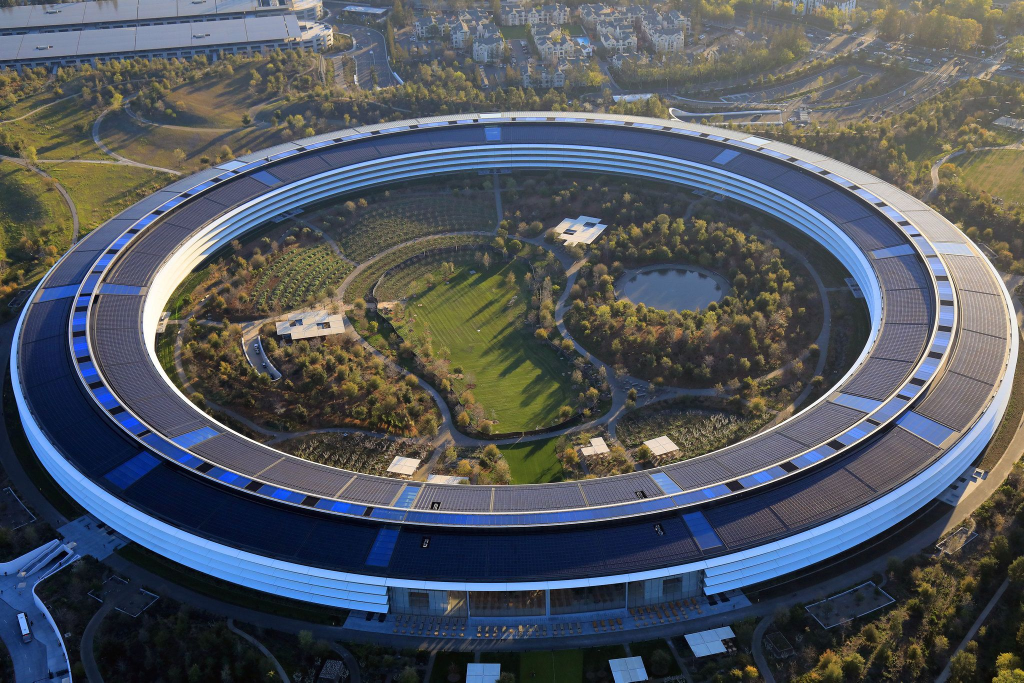
#> input picture isack/image_processing/day2/apple.jpg, 2048 x 1365 px, given in place of the camera (shown at 1/2 size)
$ python feature_trace.py
#> lines starting #> are read from the running program, lines starting #| are printed output that depends on the picture; after the words box and inside, x2 and y2 are one past the last pixel; in counts of white or black regions, pixels touching at a corner belong together
import cv2 as cv
import numpy as np


hsv = 0
lower_blue1 = 0
upper_blue1 = 0
lower_blue2 = 0
upper_blue2 = 0
lower_blue3 = 0
upper_blue3 = 0

#트랙바 사용시 호출해야하는 함수 nothing
def nothing(x):
    pass

# [51 lines left out: function mouse_callback, not called in this run]


cv.namedWindow('img_color')
cv.setMouseCallback('img_color', mouse_callback)

#임계값을 찾기위해 트랙바 사용
cv.namedWindow('img_result')
cv.createTrackbar('threshold','img_result',0,255,nothing)
cv.setTrackbarPos('threshold','img_result',30)#초기값으로 30설정


cap = cv.VideoCapture(0) #webcam 사용

while(True):
    # img_color = cv.imread('2.jpg')
    ret, img_color = cap.read() #webcam 사용하여 이미지 불러오기
#> img_color is the input picture: shape (1365, 2048, 3); mean B, G, R 94.4, 86.8, 81.3
    height, width = img_color.shape[:2]
#> height = 1365; width = 2048
    img_color = cv.resize(img_color, (width, height), interpolation=cv.INTER_AREA)

    # 원본 영상을 HSV 영상으로 변환합니다.
    img_hsv = cv.cvtColor(img_color, cv.COLOR_BGR2HSV)
#> img_hsv: shape (1365, 2048, 3); mean H, S, V 80.5, 86.9, 105.1

    # 범위 값으로 HSV 이미지에서 마스크를 생성합니다.
    img_mask1 = cv.inRange(img_hsv, lower_blue1, upper_blue1)
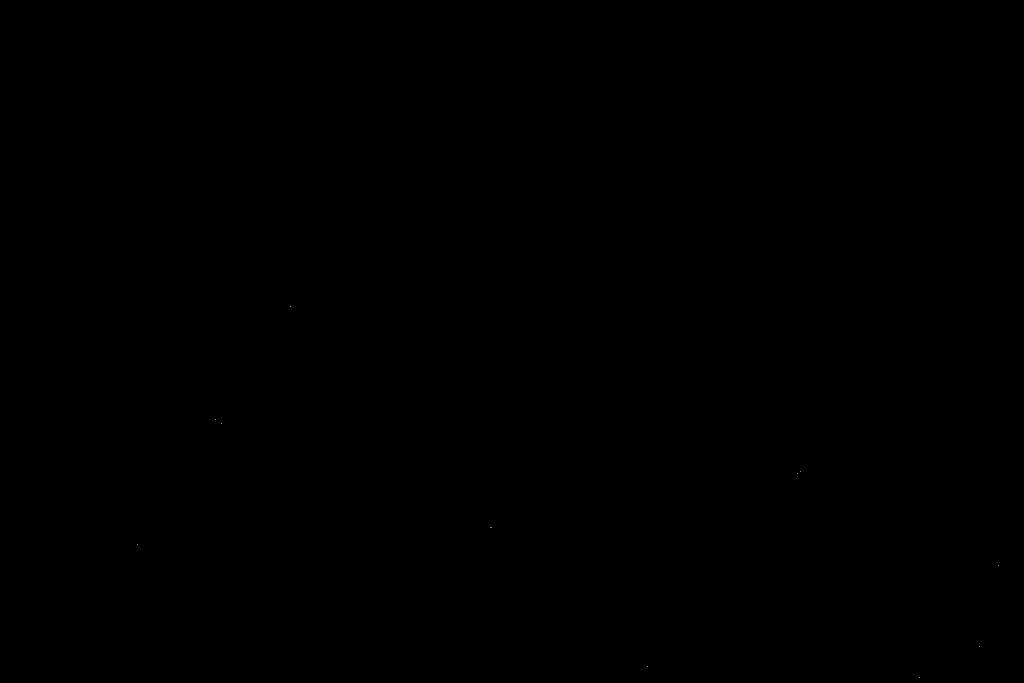
#> img_mask1: shape (1365, 2048) (shown at 1/2 size); 0% white in thin lines or dots, all inside (x1, y1, x2, y2) = (274, 612, 1998, 1356)
    img_mask2 = cv.inRange(img_hsv, lower_blue2, upper_blue2)
    img_mask3 = cv.inRange(img_hsv, lower_blue3, upper_blue3)
    img_mask = img_mask1 | img_mask2 | img_mask3

    #물체 내부의 노이즈 제거
    kernel = np.ones((11,11), np.uint8)
    img_mask = cv.morphologyEx(img_mask, cv.MORPH_OPEN, kernel)
#> img_mask: shape (1365, 2048); every value is 0
    img_mask = cv.morphologyEx(img_mask, cv.MORPH_CLOSE, kernel)

    # 마스크 이미지로 원본 이미지에서 범위값에 해당되는 영상 부분을 획득합니다.
    img_result = cv.bitwise_and(img_color, img_color, mask=img_mask)
#> img_result: shape (1365, 2048, 3); every value is 0

    #물체 위치를 추적하는 코드
    numOfLabels, img_label, stats, centroids = cv.connectedComponentsWithStats(img_mask)
#> img_label: shape (1365, 2048) int32; every value is 0
#> numOfLabels = 1; stats = [[0, 0, 2048, 1365, 2795520]]; centroids = [[1023.5, 682]]

    for idx, centroids in enumerate(centroids):
        if stats[idx][0]== 0 and stats[idx][1] == 0:
            continue
        if np.any(np.isnan(centroids)):
            continue
        x,y,width,height,area = stats[idx]
        centerX,centerY = int(centroids[0]), int(centroids[1])

        if area > 50:
            cv.circle(img_color, (centerX, centerY), 10,(0,0,255),10)
            cv.rectangle(img_color, (x,y), (x+width, y+height), (0,0,255))
#> this loop made 1 pass
    cv.imshow('img_color', img_color)
    cv.imshow('img_mask', img_mask)
    cv.imshow('img_result', img_result)


    # ESC 키누르면 종료
    if cv.waitKey(1) & 0xFF == 27:
#> (key Esc is pressed here)
        break


cv.destroyAllWindows()
